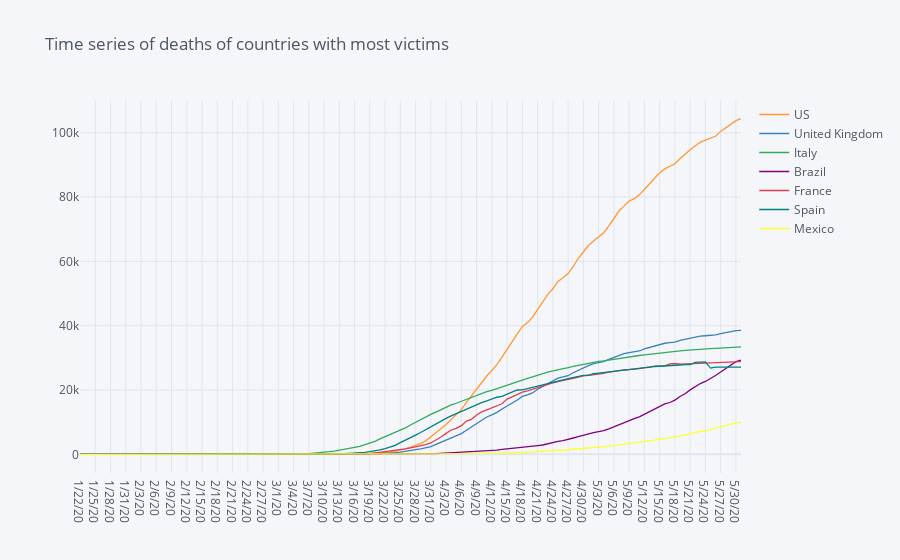

Notebook code cell kept with this figure:
### Markdown cell above
# Deaths of countries with most victims

### Code cell
ts_country = df_death.drop(columns = ['Lat', 'Long', 'Province/State'])
ts_country = ts_country.groupby(['Country']).sum()

ts_country = ts_country.sort_values(by = ts_country.columns[-1], ascending = False).head(7)
ts_country.drop(ts_country.columns[len(ts_country.columns)-1], axis=1, inplace=True)

ts_country.transpose().iplot(title = 'Time series of deaths of countries with most victims')

### Figure 1 — Plotly figure (JSON) as saved in the notebook; plotly's stock layout.template omitted (floating-point values rounded to 4 significant figures; data arrays with more than 128 entries replaced by an {"elided": "..."} marker saying what was removed)
{"data": [{"line": {"color": "rgba(255, 153, 51, 1.0)", "dash": "solid", "shape": "linear", "width": 1.3}, "mode": "lines", "name": "US", "text": "", "type": "scatter", "x": {"elided": "131 str values"}, "y": {"elided": "131 int values"}}, {"line": {"color": "rgba(55, 128, 191, 1.0)", "dash": "solid", "shape": "linear", "width": 1.3}, "mode": "lines", "name": "United Kingdom", "text": "", "type": "scatter", "x": {"elided": "131 str values"}, "y": {"elided": "131 int values"}}, {"line": {"color": "rgba(50, 171, 96, 1.0)", "dash": "solid", "shape": "linear", "width": 1.3}, "mode": "lines", "name": "Italy", "text": "", "type": "scatter", "x": {"elided": "131 str values"}, "y": {"elided": "131 int values"}}, {"line": {"color": "rgba(128, 0, 128, 1.0)", "dash": "solid", "shape": "linear", "width": 1.3}, "mode": "lines", "name": "Brazil", "text": "", "type": "scatter", "x": {"elided": "131 str values"}, "y": {"elided": "131 int values"}}, {"line": {"color": "rgba(219, 64, 82, 1.0)", "dash": "solid", "shape": "linear", "width": 1.3}, "mode": "lines", "name": "France", "text": "", "type": "scatter", "x": {"elided": "131 str values"}, "y": {"elided": "131 int values"}}, {"line": {"color": "rgba(0, 128, 128, 1.0)", "dash": "solid", "shape": "linear", "width": 1.3}, "mode": "lines", "name": "Spain", "text": "", "type": "scatter", "x": {"elided": "131 str values"}, "y": {"elided": "131 int values"}}, {"line": {"color": "rgba(255, 255, 51, 1.0)", "dash": "solid", "shape": "linear", "width": 1.3}, "mode": "lines", "name": "Mexico", "text": "", "type": "scatter", "x": {"elided": "131 str values"}, "y": {"elided": "131 int values"}}], "layout": {"legend": {"bgcolor": "#F5F6F9", "font": {"color": "#4D5663"}}, "paper_bgcolor": "#F5F6F9", "plot_bgcolor": "#F5F6F9", "title": {"font": {"color": "#4D5663"}, "text": "Time series of deaths of countries with most victims"}, "xaxis": {"gridcolor": "#E1E5ED", "showgrid": true, "tickfont": {"color": "#4D5663"}, "title": {"font": {"color": "#4D5663"}, "text": ""}, "zerolinecolor": "#E1E5ED"}, "yaxis": {"gridcolor": "#E1E5ED", "showgrid": true, "tickfont": {"color": "#4D5663"}, "title": {"font": {"color": "#4D5663"}, "text": ""}, "zerolinecolor": "#E1E5ED"}}}
